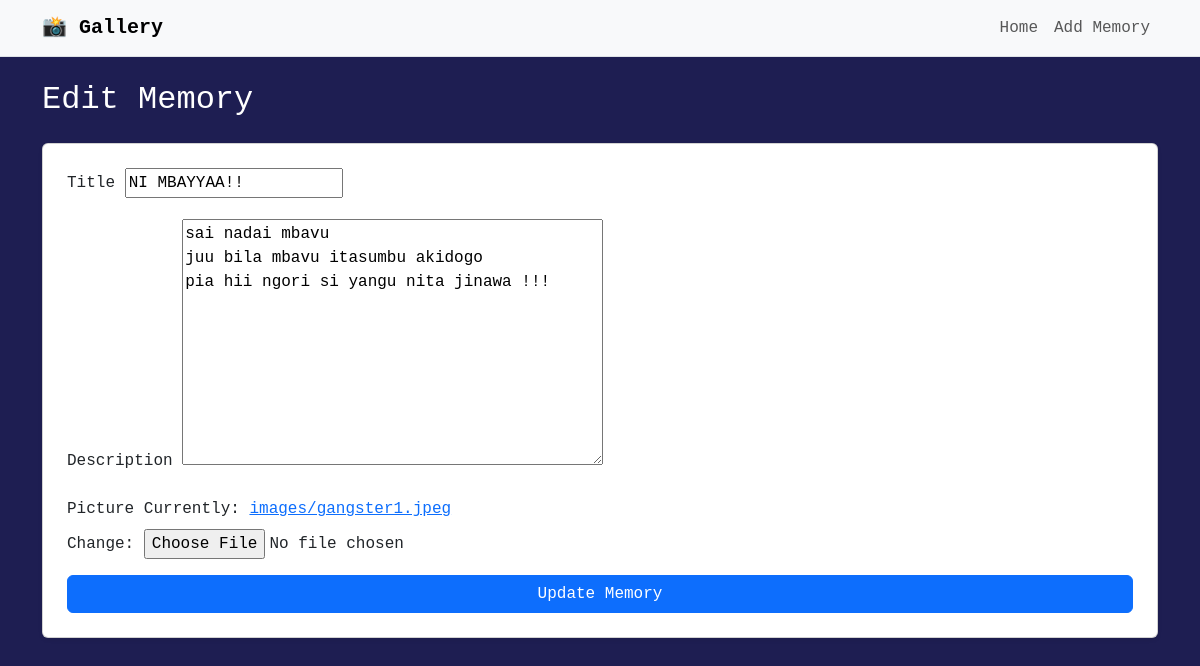
The page /edit/5/ on the database its author committed.
### gallery/models.py (models this page shows, shortened)
class GalleryItem(models.Model):
  title = models.CharField(max_length=70)
  description = models.TextField()
  created_at = models.DateTimeField(default=timezone.now)
  picture = models.ImageField(upload_to='images/')

### gallery/views.py (the view)
# urls.py: path('edit/<int:pk>/', EditPostV.as_view(), name='edit_post')
class EditPostV(UpdateView):
  model = GalleryItem
  form_class = GalleryForm
  template_name = "gallery/edit_post.html"
  success_url = reverse_lazy('home')

### gallery/forms.py
class GalleryForm(forms.ModelForm):
  class Meta:
    model = GalleryItem
    fields = ['title', 'description', 'picture',]

### gallery/templates/gallery/edit_post.html (shortened to what this page needs)
{% extends 'gallery/base.html' %}
{% block content %}
<h2 class="mb-4">Edit Memory</h2>
<form method="post" enctype="multipart/form-data" class="card p-4 shadow-sm">
  <div class="mb-3">
    <label class="form-label">Title</label>
    {{ form.title }}
  </div>
  <div class="mb-3">
    <label class="form-label">Description</label>
    {{ form.description }}
  </div>
  <div class="mb-3">
    <label class="form-label">Picture</label>
    {{ form.picture }}
  </div>
  <button type="submit" class="btn btn-primary">
    Update Memory
  </button>
</form>
{% endblock content %}

### static/styles/main.css (style rules this page uses)
body { background-color: rgb(30, 30, 82); color: rgb(255, 255, 255); font-family: 'Courier New', Courier, monospace; }

### rows shown on the page
GalleryItem: title "NI MBAYYAA!!", description "sai nadai mbavu juu bila mbavu itasumbu akidogo pia hii ngori si yangu nita jinawa !!!"
